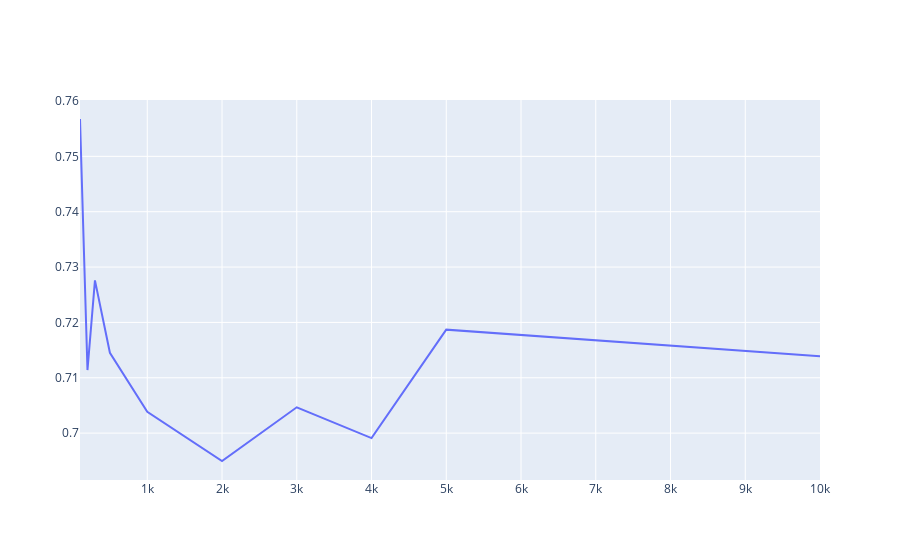

The notebook cell saved with this chart:
### Code cell
r_line

### Figure 1 — Plotly figure (JSON) as saved in the notebook; plotly's stock layout.template omitted (floating-point values rounded to 4 significant figures)
{"data": [{"mode": "lines", "type": "scatter", "x": [100, 200, 300, 500, 1000, 2000, 3000, 4000, 5000, 10000], "y": [0.7567, 0.7114, 0.7276, 0.7145, 0.7038, 0.695, 0.7047, 0.6991, 0.7187, 0.7139]}], "layout": {}}
